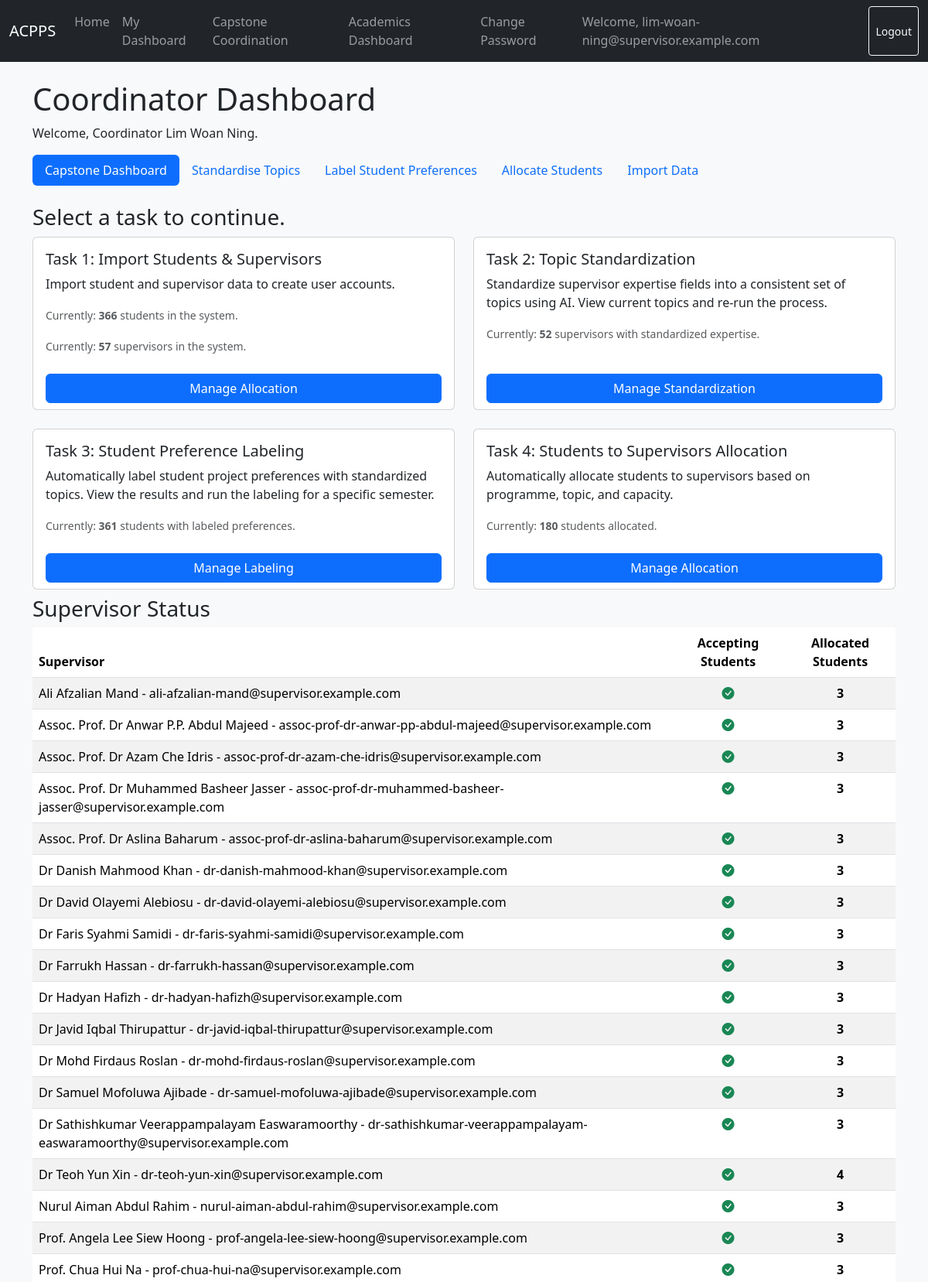
/dashboards/coordinator/ (signed in, upper part), run on the app's committed database.
### users/models.py (models this page shows, shortened)
class User(AbstractBaseUser, PermissionsMixin):
    email = models.EmailField(unique=True)
    is_active = models.BooleanField(default=True)
    is_staff = models.BooleanField(default=False)
    date_joined = models.DateTimeField(default=timezone.now)
    full_name = models.CharField(max_length=255, blank=False, null=False)
    USER_TYPE_CHOICES = (
        ('student', 'Student'),
        ('supervisor', 'Supervisor'),
    )
    user_type = models.CharField(max_length=10, choices=USER_TYPE_CHOICES)
    objects = UserManager()
    USERNAME_FIELD = 'email'
    REQUIRED_FIELDS = ['user_type']
    def get_full_name(self):
        return self.full_name or self.email

class SupervisorProfile(models.Model):
    user = models.OneToOneField(settings.AUTH_USER_MODEL, on_delete=models.CASCADE, primary_key=True)
    department = models.ForeignKey(Department, on_delete=models.SET_NULL, null=True, related_name='supervisors', blank=True)
    school = models.ForeignKey(School, on_delete=models.SET_NULL, null=True, related_name='supervisors', blank=True)
    expertise = models.TextField(blank=True, null=True)
    preferred_programmes_first_choice = models.ForeignKey(ProgrammePreferenceGroup, on_delete=models.SET_NULL, null=True, related_name='supervisors_first_choice', blank=True)
    preferred_programmes_second_choice = models.ForeignKey(ProgrammePreferenceGroup, on_delete=models.SET_NULL, null=True, related_name='supervisors_second_choice', blank=True)
    supervision_capacity = models.PositiveIntegerField(default=0)
    standardised_expertise = models.TextField(blank=True, null=True)
    accepting_students = models.BooleanField(default=True)

### dashboards/views.py (the view)
# urls.py: path('coordinator/', CoordinatorDashboardView.as_view(), name='coordinator_dashboard'),
class CoordinatorDashboardView(CoordinatorRequiredMixin, View):
    template_name = 'dashboard/coordinator_master.html'
    def get(self, request, *args, **kwargs):
        supervisor_profile = SupervisorProfile.objects.all()
        student_profile = StudentProfile.objects.all()
        context = {
            'supervisor_with_standardized_expertise_count': supervisor_profile.exclude(
                Q(standardised_expertise__isnull=True) | Q(standardised_expertise__exact='')
            ).count(),
            'students_with_labeled_preferences_count': student_profile.filter(
                Q(positive_preferences__isnull=False) & ~Q(positive_preferences='') &
                Q(negative_preferences__isnull=False) & ~Q(negative_preferences='')
            ).count(),
            'students_allocated_count': student_profile.filter(
                supervisor__isnull=False
            ).count,
            'students_count': student_profile.count(),
            'supervisors_count': supervisor_profile.count(),
            'supervisors': supervisor_profile,
        }
        return render(request, self.template_name, context)

### dashboards/views.py (called while the page is built)
    def dispatch(self, request, *args, **kwargs):
        is_coordinator = CoordinatorProfile.objects.filter(supervisor__user=request.user).exists() or request.user.is_superuser
        if not is_coordinator:
            messages.error(request, "You do not have permission to access this page.")
            return redirect('home')
        return super().dispatch(request, *args, **kwargs)

### templates/dashboard/coordinator_master.html (shortened to what this page needs)
{% extends "dashboard/coordinator_base.html" %}
{% block module %}
    <h3>Select a task to continue.</h3>
    <div class="row row-cols-1 row-cols-md-2 g-4 mb-2">
        <div class="col">
            <div class="card h-100">
                <div class="card-body">
                    <h5 class="card-title">Task 1: Import Students & Supervisors</h5>
                    <p class="card-text">
                        Import student and supervisor data to create user accounts.
                    </p>
                    <p class="card-text">
                        <small class="text-muted">Currently: <strong>{{ students_count|default:0 }}</strong> students in the system.</small>
                    </p>
                    <p class="card-text">
                        <small class="text-muted">Currently: <strong>{{ supervisors_count|default:0 }}</strong> supervisors in the system.</small>
                    </p>
                </div>
                <div class="card-footer bg-transparent border-top-0">
                    <a href="{% url 'coordinator_match' %}" class="btn btn-primary w-100">Manage Allocation</a>
                </div>
            </div>
        </div>
        <div class="col">
            <div class="card h-100">
                <div class="card-body">
                    <h5 class="card-title">Task 2: Topic Standardization</h5>
                    <p class="card-text">
                        Standardize supervisor expertise fields into a consistent set of topics using AI. View current topics and re-run the process.
                    </p>
                    <p class="card-text">
                        <small class="text-muted">Currently: <strong>{{ supervisor_with_standardized_expertise_count|default:0 }}</strong> supervisors with standardized expertise.</small>
                    </p>
                </div>
                <div class="card-footer bg-transparent border-top-0">
                    <a href="{% url 'coordinator_standardize' %}" class="btn btn-primary w-100">Manage Standardization</a>
                </div>
            </div>
        </div>
        <div class="col">
            <div class="card h-100">
                <div class="card-body">
                    <h5 class="card-title">Task 3: Student Preference Labeling</h5>
                    <p class="card-text">
                        Automatically label student project preferences with standardized topics. View the results and run the labeling for a specific semester.
                    </p>
                    <p class="card-text">
                        <small class="text-muted">Currently: <strong>{{ students_with_labeled_preferences_count|default:0 }}</strong> students with labeled preferences.</small>
                    </p>
                </div>
                <div class="card-footer bg-transparent border-top-0">
                    <a href="{% url 'coordinator_label' %}" class="btn btn-primary w-100">Manage Labeling</a>
                </div>
            </div>
        </div>
        <div class="col">
            <div class="card h-100">
                <div class="card-body">
                    <h5 class="card-title">Task 4: Students to Supervisors Allocation</h5>
                    <p class="card-text">
                        Automatically allocate students to supervisors based on programme, topic, and capacity.
                    </p>
                    <p class="card-text">
                        <small class="text-muted">Currently: <strong>{{ students_allocated_count|default:0 }}</strong> students allocated.</small>
                    </p>
                </div>
                <div class="card-footer bg-transparent border-top-0">
                    <a href="{% url 'coordinator_match' %}" class="btn btn-primary w-100">Manage Allocation</a>
                </div>
            </div>
        </div>
    </div>
    <h3>Supervisor Status</h3>
    {% if supervisors %}
        <div class="table-responsive">
                <table class="table table-striped table-hover">
                    <thead>
                        <tr>
                            <th class="fw-bold">Supervisor</th>
                            <th class="fw-bold text-center">Accepting Students</th>
                            <th class="fw-bold text-center">Allocated Students</th>
                        </tr>
                    </thead>
                    <tbody>
                        {% for profile in supervisors %}
                            <tr>
                                <td>{{ profile.user.get_full_name }} - {{ profile.user.email }}</td>
                                <td class="fw-bold text-center">
                                    {% if profile.accepting_students %}
                                        <span class="text-success"><i class="bi bi-check-circle-fill"></i></span>
                                    {% else %}
                                        <span class="text-danger"><i class="bi bi-x-circle-fill"></i></span>
                                    {% endif %}
                                </td>
                                <td class="fw-bold text-center">{{ profile.students.count }}</td>
                            </tr>
                        {% endfor %}
                    </tbody>
                </table>
            </div>
        {% else %}
            <div class="alert alert-warning" role="alert">No supervisors found in the system.</div>
        {% endif %}
{% endblock %}

### templates/dashboard/coordinator_base.html (shortened to what this page needs)
{% extends "dashboard/dashboard_base.html" %}
{% load static %}
{% block dashboard %}
    <h1>Coordinator Dashboard</h1>
    <p>Welcome, Coordinator {{ user.get_full_name }}.</p>
    <nav class="nav nav-pills mb-4">
        <a class="nav-link {% if request.resolver_match.url_name == 'coordinator_dashboard' %}active{% endif %}" href="{% url 'coordinator_dashboard' %}">Capstone Dashboard</a>
        <a class="nav-link {% if request.resolver_match.url_name == 'coordinator_standardize' %}active{% endif %}" href="{% url 'coordinator_standardize' %}">Standardise Topics</a>
        <a class="nav-link {% if request.resolver_match.url_name == 'coordinator_label' %}active{% endif %}" href="{% url 'coordinator_label' %}">Label Student Preferences</a>
        <a class="nav-link {% if request.resolver_match.url_name == 'coordinator_match' %}active{% endif %}" href="{% url 'coordinator_match' %}">Allocate Students</a>
        <a class="nav-link {% if request.resolver_match.url_name == 'coordinator_import' %}active{% endif %}" href="{% url 'coordinator_import' %}">Import Data</a>
    </nav>
    {% block module %}
    {% endblock %}
{% endblock %}

### templates/base.html (shortened to what this page needs)
<!DOCTYPE html>
<html lang="en">
<head>
    <link href="https://cdn.jsdelivr.net/npm/bootstrap@5.3.3/dist/css/bootstrap.min.css" rel="stylesheet">
    <link rel="stylesheet" href="https://cdn.jsdelivr.net/npm/bootstrap-icons@1.11.3/font/bootstrap-icons.min.css">
</head>
<body>
    <nav class="navbar navbar-expand-lg navbar-dark bg-dark mb-4">
        <div class="container-fluid">
            <a class="navbar-brand" href="{% url 'home' %}">ACPPS</a>
            <div class="collapse navbar-collapse" id="navbarNav">
                <ul class="navbar-nav me-auto mb-2 mb-lg-0">
                    <li class="nav-item"><a class="nav-link" href="{% url 'home' %}">Home</a></li>
                    {% if user.is_authenticated %}
                        {% if user.is_superuser %}
                            <li class="nav-item"><a class="nav-link" href="{% url 'student_dashboard' %}">Student DB</a></li>
                            <li class="nav-item"><a class="nav-link" href="{% url 'supervisor_dashboard' %}">Supervisor DB</a></li>
                            <li class="nav-item"><a class="nav-link" href="{% url 'coordinator_dashboard' %}">Coordinator DB</a></li>
                            <li class="nav-item"><a class="nav-link" href="{% url 'academics:dashboard' %}">Academics DB</a></li>
                        {% elif user.user_type == 'student' %}
                             <li class="nav-item"><a class="nav-link" href="{% url 'student_dashboard' %}">My Dashboard</a></li>
                        {% elif user.user_type == 'supervisor' and user.supervisorprofile.coordinatorprofile %}
                             <li class="nav-item"><a class="nav-link" href="{% url 'supervisor_dashboard' %}">My Dashboard</a></li>
                             <li class="nav-item"><a class="nav-link" href="{% url 'coordinator_dashboard' %}">Capstone Coordination</a></li>
                             <li class="nav-item"><a class="nav-link" href="{% url 'academics:dashboard' %}">Academics Dashboard</a></li>
                        {% elif user.user_type == 'supervisor' %}
                            <li class="nav-item"><a class="nav-link" href="{% url 'supervisor_dashboard' %}">My Dashboard</a></li>
                        {% endif %}
                    {% endif %}
                </ul>
                <div class="navbar-nav ms-auto">
                    {% if user.is_authenticated %}
                        <li class="nav-item"><a class="nav-link" href="{% url 'password_change' %}">Change Password</a></li>
                        <span class="navbar-text me-3">
                            Welcome, {{ user.email }}
                        </span>
                        <form class="d-flex" action="{% url 'logout' %}" method="post">
                            <button type="submit" class="btn btn-outline-light btn-sm">Logout</button>
                        </form>
                    {% else %}
                        <a href="{% url 'login' %}" class="btn btn-outline-light">Login</a>
                    {% endif %}
                </div>
            </div>
        </div>
    </nav>
    <main class="container">
        {% block content %}
        {% endblock %}
    </main>
</body>
</html>

### templates/base.html (style rules this page uses)
body { background-color: #f8f9fa; }

### data on the page
User: email "lim-woan-ning@supervisor.example.com", get_full_name "Lim Woan Ning"
SupervisorProfile: user.get_full_name "Ali Afzalian Mand", user.email "ali-afzalian-mand@supervisor.example.com", accepting_students True (drawn), students.count "3"
SupervisorProfile: user.get_full_name "Assoc. Prof. Dr Anwar P.P. Abdul Majeed", user.email "assoc-prof-dr-anwar-pp-abdul-majeed@supervisor.example.com", accepting_students True (drawn), students.count "3"
SupervisorProfile: user.get_full_name "Assoc. Prof. Dr Azam Che Idris", user.email "assoc-prof-dr-azam-che-idris@supervisor.example.com", accepting_students True (drawn), students.count "3"
SupervisorProfile: user.get_full_name "Assoc. Prof. Dr Muhammed Basheer Jasser", user.email "assoc-prof-dr-muhammed-basheer-jasser@supervisor.example.com", accepting_students True (drawn), students.count "3"
SupervisorProfile: user.get_full_name "Assoc. Prof. Dr Aslina Baharum", user.email "assoc-prof-dr-aslina-baharum@supervisor.example.com", accepting_students True (drawn), students.count "3"
SupervisorProfile: user.get_full_name "Dr Danish Mahmood Khan", user.email "dr-danish-mahmood-khan@supervisor.example.com", accepting_students True (drawn), students.count "3"
SupervisorProfile: user.get_full_name "Dr David Olayemi Alebiosu", user.email "dr-david-olayemi-alebiosu@supervisor.example.com", accepting_students True (drawn), students.count "3"
SupervisorProfile: user.get_full_name "Dr Faris Syahmi Samidi", user.email "dr-faris-syahmi-samidi@supervisor.example.com", accepting_students True (drawn), students.count "3"
SupervisorProfile: user.get_full_name "Dr Farrukh Hassan", user.email "dr-farrukh-hassan@supervisor.example.com", accepting_students True (drawn), students.count "3"
SupervisorProfile: user.get_full_name "Dr Hadyan Hafizh", user.email "dr-hadyan-hafizh@supervisor.example.com", accepting_students True (drawn), students.count "3"
SupervisorProfile: user.get_full_name "Dr Javid Iqbal Thirupattur", user.email "dr-javid-iqbal-thirupattur@supervisor.example.com", accepting_students True (drawn), students.count "3"
SupervisorProfile: user.get_full_name "Dr Mohd Firdaus Roslan", user.email "dr-mohd-firdaus-roslan@supervisor.example.com", accepting_students True (drawn), students.count "3"
SupervisorProfile: user.get_full_name "Dr Samuel Mofoluwa Ajibade", user.email "dr-samuel-mofoluwa-ajibade@supervisor.example.com", accepting_students True (drawn), students.count "3"
SupervisorProfile: user.get_full_name "Dr Sathishkumar Veerappampalayam Easwaramoorthy", user.email "dr-sathishkumar-veerappampalayam-easwaramoorthy@supervisor.example.com", accepting_students True (drawn), students.count "3"
SupervisorProfile: user.get_full_name "Dr Teoh Yun Xin", user.email "dr-teoh-yun-xin@supervisor.example.com", accepting_students True (drawn), students.count "4"
SupervisorProfile: user.get_full_name "Nurul Aiman Abdul Rahim", user.email "nurul-aiman-abdul-rahim@supervisor.example.com", accepting_students True (drawn), students.count "3"
SupervisorProfile: user.get_full_name "Prof. Angela Lee Siew Hoong", user.email "prof-angela-lee-siew-hoong@supervisor.example.com", accepting_students True (drawn), students.count "3"
SupervisorProfile: user.get_full_name "Prof. Chua Hui Na", user.email "prof-chua-hui-na@supervisor.example.com", accepting_students True (drawn), students.count "3"

### other printed values
{{ students_count|default:0 }} "366"
{{ supervisors_count|default:0 }} "57"
{{ supervisor_with_standardized_expertise_count|default:0 }} "52"
{{ students_with_labeled_preferences_count|default:0 }} "361"
{{ students_allocated_count|default:0 }} "180"
